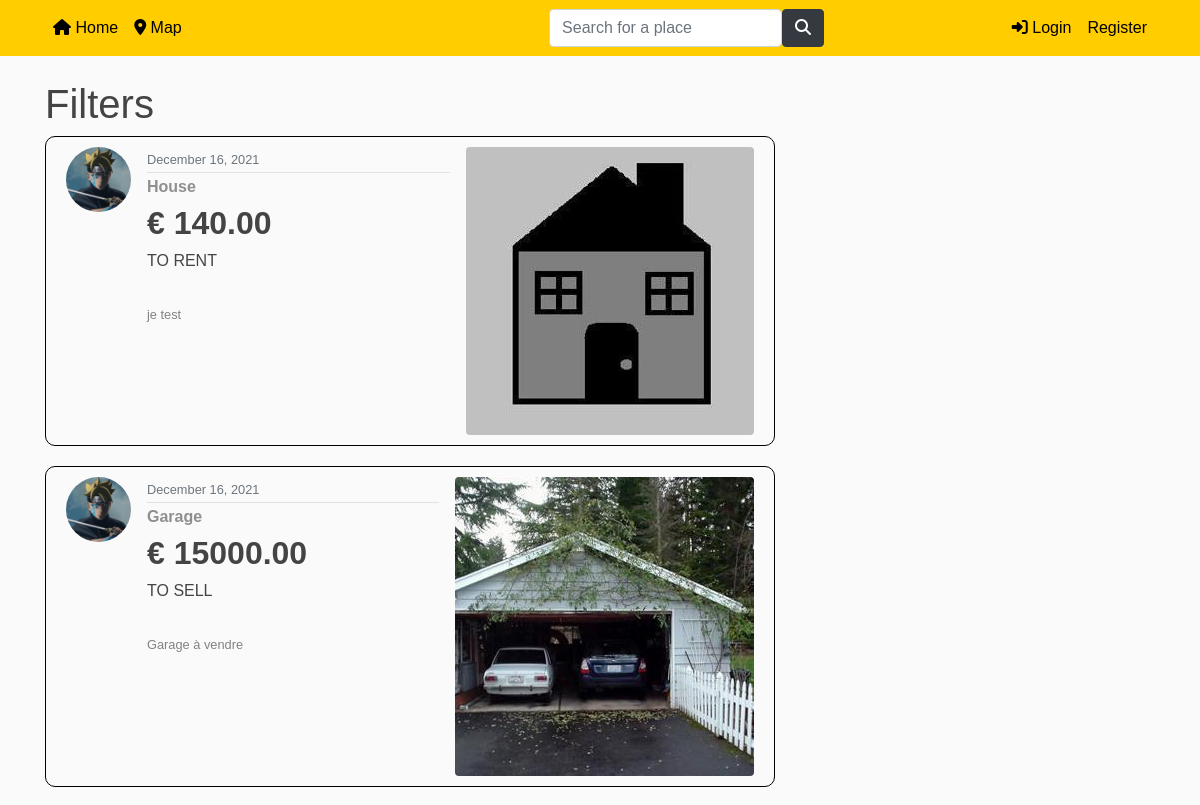
Before: /filter/ (upper part) with the older database file.
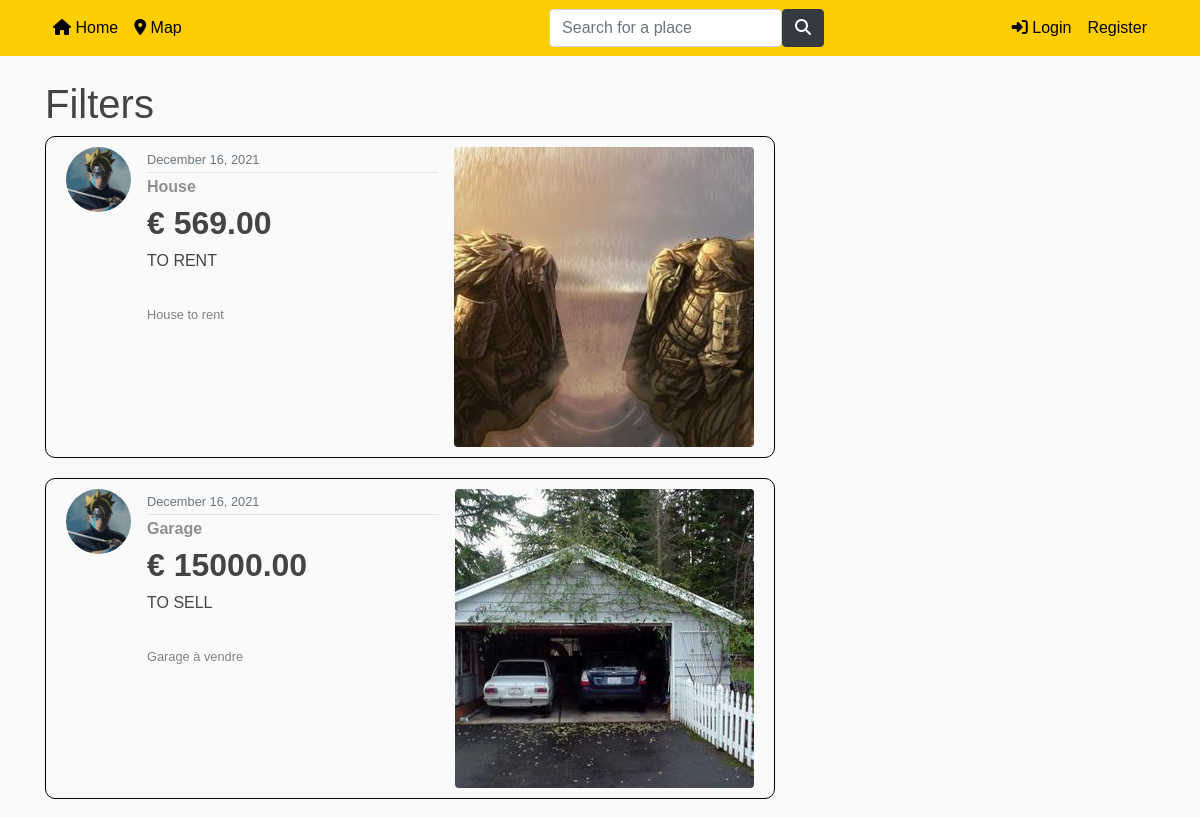
After: the same page with the newer database file.
### blog/models.py (models this page shows, shortened)
class Post(models.Model): #creation d'un Post
    title = models.CharField(max_length=100)
    price = models.DecimalField(default=0, max_digits= 15, decimal_places=2)
    sell_rent = models.CharField(default= 'S', max_length=10, choices=SELLORRENT_CHOICES)
    localisation = models.CharField(default='Bruxelles',max_length=100)
    address = models.TextField(default='Boulevard du Triomphe 1 , 1050 Bruxelles')
    lat = models.FloatField(blank=True, null=True)  # blank pour autoriser des valeurs vides
    long = models.FloatField(blank=True, null=True)
    category = models.CharField(default= 'H', max_length=10, choices=CATEGORIES)
    surface = models.DecimalField(default=0, max_digits= 8, decimal_places=2)
    content = models.TextField()
    image = models.ImageField(default='defaultAnnounce.jpg', upload_to='announce_pics')
    image2 = models.ImageField(default='defaultAnnounce.jpg', upload_to='announce_pics')
    image3 = models.ImageField(default='defaultAnnounce.jpg', upload_to='announce_pics')
    date_posted = models.DateTimeField(default=timezone.now)
    author = models.ForeignKey(User, on_delete=models.CASCADE) #reférence à une autre classe (clé étrangère)
    number_views = models.IntegerField(default=0)
    room_number = models.IntegerField(default=0, blank=True, null=True)

### users/models.py (models this page shows, shortened)
class Profile(models.Model):
    user = models.OneToOneField(User, on_delete=models.CASCADE) #CASCADE : si je supprime l'utilisateur, le profil sera supprimé aussi. Mais si je supprime le profil, l'utilisateur ne sera pas supprimé
    image = models.ImageField(default='default.jpg', upload_to='profile_pics') #default = image par défaut si l'user ne choisit aucune pdp
    price_preference = models.DecimalField(default=0, max_digits=15, decimal_places=2) #prix maximum préféré
    localisation_preference = models.CharField(default='Bruxelles', max_length=100) #localisation préférée
    sell_rent_preference = models.CharField(default='S', max_length=10, choices=SELLORRENT_CHOICES) #a vendre ou a louer

### blog/views.py (the view)
# urls.py: path('filter/', views.filter, name='blog-filter'),#chercher un filtre
def filter(request): #inspired by https://www.youtube.com/watch?v=vU0VeFN-abU
    post = Post.objects.all()
    localisation = request.GET.get('localisation')
    priceMin = request.GET.get('priceMin')
    priceMax = request.GET.get('priceMax')
    sellOrRent = request.GET.get('sellOrRent')
    category = request.GET.get('category')
    surfaceMin = request.GET.get('surfaceMin')
    surfaceMax = request.GET.get('surfaceMax')
    if localisation != '' and localisation is not None:
        post = post.filter(localisation__icontains=localisation)
    if priceMin != '' and priceMin is not None:
        post = post.filter(price__gte=priceMin)
    if priceMax != '' and priceMax is not None:
        post = post.filter(price__lt=priceMax)
    if sellOrRent != '' and sellOrRent is not None and sellOrRent != 'Choose an option':
        post = post.filter(sell_rent__icontains=sellOrRent)
    if category != '' and category is not None and category != 'Choose an option':
        post = post.filter(category__icontains=category)
    if surfaceMin != '' and surfaceMin is not None:
        post = post.filter(surface__gte=surfaceMin)
    if surfaceMax != '' and surfaceMax is not None:
        post = post.filter(surface__lt=surfaceMax)
    context = {
        'post': post.order_by('-date_posted'),
    }
    return render(request, 'blog/filter.html',context)

### blog/templates/blog/filter.html (shortened to what this page needs)
{% extends "blog/base.html" %}
{% block content %}
<h1>Filters</h1>
    {% for post in post %}
        <a class="content-article" href="{% url 'post-detail' post.id %}">
            <article class="media content-section">
                <img class="rounded-circle article-img" src="{{ post.author.profile.image.url }}">
                <div class="media-body">
                    <div class="article-metadata">
                        <small class="text-muted">{{ post.date_posted|date:"F d, Y" }}</small>
                    </div>
                    <div class="post-content">
                        <h6 class="post-content-category"><b>{{ post.get_category_display }}</b></h6>
                        <h2 class="display-5"><b>€ {{ post.price }}</b></h2>
                        <h6 class="text-uppercase">{{ post.get_sell_rent_display }}</h6>
                        <br>
                        <p class="post-content-title"><small>{{ post.title }}</small></p>
                    </div>
                </div>
                <img class="rounded float-left ml-3" src="{{ post.image.url }}">
            </article>
        </a>
    {% endfor %}
{% endblock content %}

Changed rows visible on the page:
changed Post "House": price "140.00" → "569.00"; title "je test" → "House to rent"; image: picture added in place of a placeholder
